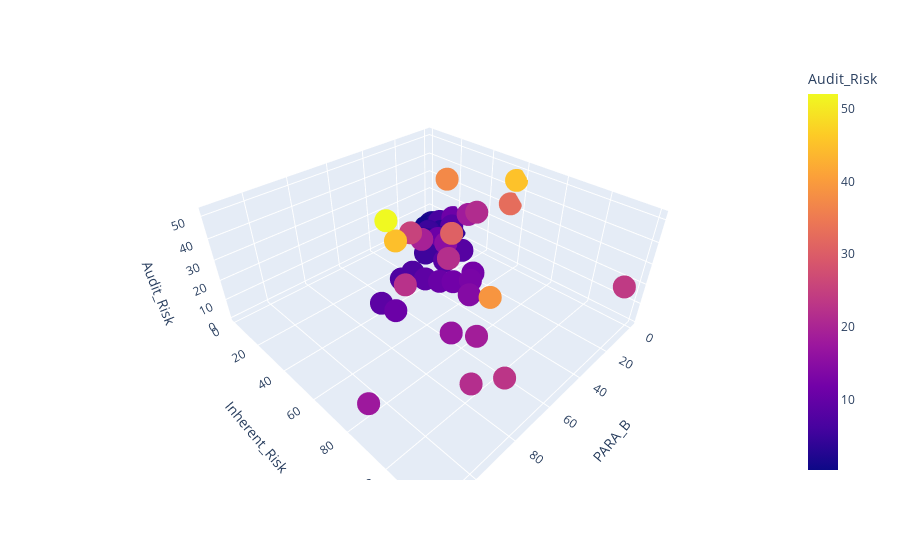

The notebook cell this image was saved under:
### Code cell
data_s_t = data_train[columns].query('Audit_Risk < 60')

fig = px.scatter_3d(data_s_t, x='PARA_B', y='Inherent_Risk', z='Audit_Risk', color='Audit_Risk')
fig.show()

### Figure 1 — Plotly figure (JSON) as saved in the notebook; plotly's stock layout.template omitted (floating-point values rounded to 4 significant figures; data arrays with more than 128 entries replaced by an {"elided": "..."} marker saying what was removed)
{"data": [{"hovertemplate": "PARA_B=%{x}<br>Inherent_Risk=%{y}<br>Audit_Risk=%{marker.color}<extra></extra>", "legendgroup": "", "marker": {"color": {"elided": "198 float values"}, "coloraxis": "coloraxis", "symbol": "circle"}, "mode": "markers", "name": "", "scene": "scene", "showlegend": false, "type": "scatter3d", "x": {"elided": "198 float values"}, "y": {"elided": "198 float values"}, "z": {"elided": "198 float values"}}], "layout": {"coloraxis": {"colorbar": {"title": {"text": "Audit_Risk"}}, "colorscale": [[0, "#0d0887"], [0.1111, "#46039f"], [0.2222, "#7201a8"], [0.3333, "#9c179e"], [0.4444, "#bd3786"], [0.5556, "#d8576b"], [0.6667, "#ed7953"], [0.7778, "#fb9f3a"], [0.8889, "#fdca26"], [1, "#f0f921"]]}, "legend": {"tracegroupgap": 0}, "margin": {"t": 60}, "scene": {"domain": {"x": [0, 1], "y": [0, 1]}, "xaxis": {"title": {"text": "PARA_B"}}, "yaxis": {"title": {"text": "Inherent_Risk"}}, "zaxis": {"title": {"text": "Audit_Risk"}}}}}
